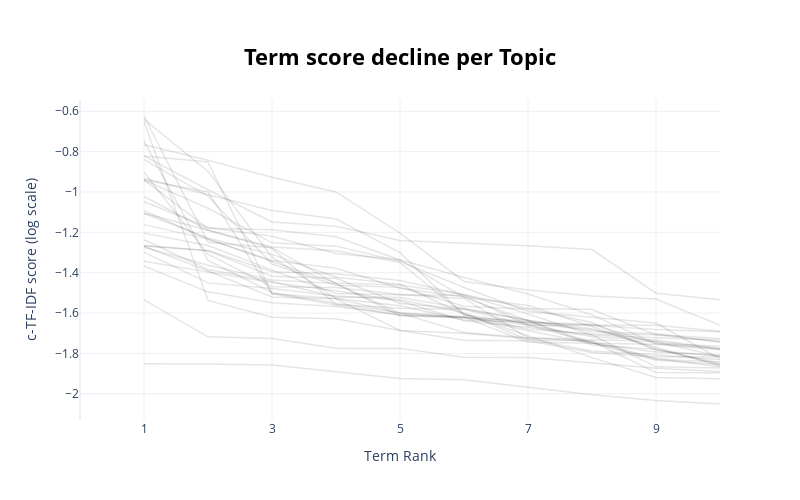

This figure's notebook cell:
### Code cell
topic_model.visualize_term_rank(log_scale=True)

### Figure 1 — Plotly figure (JSON) as saved in the notebook; plotly's stock layout.template omitted (floating-point values rounded to 4 significant figures)
{"data": [{"hovertext": "<b>Topic -1</b>:health_disease_patient_infection_c", "line": {"color": "black", "width": 1.5}, "mode": "lines+lines", "name": "", "opacity": 0.1, "type": "scatter", "x": [1, 2, 3, 4, 5, 6, 7, 8, 9, 10], "y": [-1.851, -1.852, -1.857, -1.891, -1.925, -1.931, -1.968, -2.005, -2.034, -2.051]}, {"hovertext": "<b>Topic 0</b>:death_spread_transmission_mortality", "line": {"color": "black", "width": 1.5}, "mode": "lines+lines", "name": "", "opacity": 0.1, "type": "scatter", "x": [1, 2, 3, 4, 5, 6, 7, 8, 9, 10], "y": [-1.535, -1.718, -1.726, -1.774, -1.775, -1.819, -1.82, -1.846, -1.873, -1.89]}, {"hovertext": "<b>Topic 1</b>:protein_receptor_spike_virus_gene_v", "line": {"color": "black", "width": 1.5}, "mode": "lines+lines", "name": "", "opacity": 0.1, "type": "scatter", "x": [1, 2, 3, 4, 5, 6, 7, 8, 9, 10], "y": [-1.298, -1.451, -1.479, -1.515, -1.534, -1.599, -1.733, -1.737, -1.825, -1.866]}, {"hovertext": "<b>Topic 2</b>:anxiety_depression_stress_symptom_s", "line": {"color": "black", "width": 1.5}, "mode": "lines+lines", "name": "", "opacity": 0.1, "type": "scatter", "x": [1, 2, 3, 4, 5, 6, 7, 8, 9, 10], "y": [-1.023, -1.19, -1.279, -1.558, -1.576, -1.581, -1.635, -1.693, -1.702, -1.744]}, {"hovertext": "<b>Topic 3</b>:test_antibody_detection_sample_sens", "line": {"color": "black", "width": 1.5}, "mode": "lines+lines", "name": "", "opacity": 0.1, "type": "scatter", "x": [1, 2, 3, 4, 5, 6, 7, 8, 9, 10], "y": [-1.106, -1.189, -1.272, -1.291, -1.35, -1.605, -1.714, -1.821, -1.919, -1.925]}, {"hovertext": "<b>Topic 4</b>:protease_inhibitor_target_molecule_", "line": {"color": "black", "width": 1.5}, "mode": "lines+lines", "name": "", "opacity": 0.1, "type": "scatter", "x": [1, 2, 3, 4, 5, 6, 7, 8, 9, 10], "y": [-1.106, -1.228, -1.309, -1.422, -1.458, -1.607, -1.652, -1.683, -1.743, -1.816]}, {"hovertext": "<b>Topic 5</b>:tourism_crisis_economy_policy_gover", "line": {"color": "black", "width": 1.5}, "mode": "lines+lines", "name": "", "opacity": 0.1, "type": "scatter", "x": [1, 2, 3, 4, 5, 6, 7, 8, 9, 10], "y": [-1.344, -1.395, -1.449, -1.49, -1.541, -1.638, -1.671, -1.709, -1.867, -1.872]}, {"hovertext": "<b>Topic 6</b>:student_education_school_learn_teac", "line": {"color": "black", "width": 1.5}, "mode": "lines+lines", "name": "", "opacity": 0.1, "type": "scatter", "x": [1, 2, 3, 4, 5, 6, 7, 8, 9, 10], "y": [-0.9412, -1.081, -1.252, -1.268, -1.345, -1.474, -1.592, -1.621, -1.65, -1.827]}, {"hovertext": "<b>Topic 7</b>:pneumonia_lung_chest_opacity_diagno", "line": {"color": "black", "width": 1.5}, "mode": "lines+lines", "name": "", "opacity": 0.1, "type": "scatter", "x": [1, 2, 3, 4, 5, 6, 7, 8, 9, 10], "y": [-1.162, -1.234, -1.345, -1.451, -1.461, -1.508, -1.578, -1.582, -1.708, -1.744]}, {"hovertext": "<b>Topic 8</b>:mortality_outcome_hospital_death_sc", "line": {"color": "black", "width": 1.5}, "mode": "lines+lines", "name": "", "opacity": 0.1, "type": "scatter", "x": [1, 2, 3, 4, 5, 6, 7, 8, 9, 10], "y": [-1.367, -1.495, -1.549, -1.568, -1.61, -1.62, -1.647, -1.655, -1.752, -1.765]}, {"hovertext": "<b>Topic 9</b>:government_election_crisis_debt_min", "line": {"color": "black", "width": 1.5}, "mode": "lines+lines", "name": "", "opacity": 0.1, "type": "scatter", "x": [1, 2, 3, 4, 5, 6, 7, 8, 9, 10], "y": [-1.269, -1.392, -1.52, -1.53, -1.687, -1.735, -1.738, -1.796, -1.818, -1.818]}, {"hovertext": "<b>Topic 10</b>:hydroxychloroquine_chloroquine_tri", "line": {"color": "black", "width": 1.5}, "mode": "lines+lines", "name": "", "opacity": 0.1, "type": "scatter", "x": [1, 2, 3, 4, 5, 6, 7, 8, 9, 10], "y": [-0.9408, -1.18, -1.187, -1.222, -1.337, -1.522, -1.639, -1.759, -1.779, -1.849]}, {"hovertext": "<b>Topic 11</b>:mask_respirator_decontamination_dr", "line": {"color": "black", "width": 1.5}, "mode": "lines+lines", "name": "", "opacity": 0.1, "type": "scatter", "x": [1, 2, 3, 4, 5, 6, 7, 8, 9, 10], "y": [-0.8384, -1.02, -1.357, -1.463, -1.472, -1.566, -1.58, -1.647, -1.786, -1.815]}, {"hovertext": "<b>Topic 12</b>:ards_cytokine_respiratory_lung_acu", "line": {"color": "black", "width": 1.5}, "mode": "lines+lines", "name": "", "opacity": 0.1, "type": "scatter", "x": [1, 2, 3, 4, 5, 6, 7, 8, 9, 10], "y": [-1.093, -1.234, -1.34, -1.378, -1.477, -1.519, -1.563, -1.666, -1.778, -1.856]}, {"hovertext": "<b>Topic 13</b>:perception_attitude_compliance_pra", "line": {"color": "black", "width": 1.5}, "mode": "lines+lines", "name": "", "opacity": 0.1, "type": "scatter", "x": [1, 2, 3, 4, 5, 6, 7, 8, 9, 10], "y": [-1.266, -1.29, -1.395, -1.406, -1.439, -1.509, -1.605, -1.709, -1.722, -1.734]}, {"hovertext": "<b>Topic 14</b>:care_surgeon_service_hospital_prac", "line": {"color": "black", "width": 1.5}, "mode": "lines+lines", "name": "", "opacity": 0.1, "type": "scatter", "x": [1, 2, 3, 4, 5, 6, 7, 8, 9, 10], "y": [-1.237, -1.384, -1.444, -1.521, -1.523, -1.577, -1.637, -1.748, -1.834, -1.855]}, {"hovertext": "<b>Topic 15</b>:patient_symptom_hospital_fever_cou", "line": {"color": "black", "width": 1.5}, "mode": "lines+lines", "name": "", "opacity": 0.1, "type": "scatter", "x": [1, 2, 3, 4, 5, 6, 7, 8, 9, 10], "y": [-1.274, -1.363, -1.436, -1.454, -1.614, -1.62, -1.744, -1.749, -1.793, -1.809]}, {"hovertext": "<b>Topic 16</b>:china_respiratory_virus_sars_syndr", "line": {"color": "black", "width": 1.5}, "mode": "lines+lines", "name": "", "opacity": 0.1, "type": "scatter", "x": [1, 2, 3, 4, 5, 6, 7, 8, 9, 10], "y": [-1.204, -1.265, -1.387, -1.503, -1.51, -1.514, -1.659, -1.718, -1.733, -1.776]}, {"hovertext": "<b>Topic 17</b>:salvador_debt_complicate_worsen_pr", "line": {"color": "black", "width": 1.5}, "mode": "lines+lines", "name": "", "opacity": 0.1, "type": "scatter", "x": [1, 2, 3, 4, 5, 6, 7, 8, 9, 10], "y": [-1.266, -1.292, -1.418, -1.428, -1.553, -1.58, -1.661, -1.661, -1.661, -1.691]}, {"hovertext": "<b>Topic 18</b>:tweet_twitter_news_topic_misinform", "line": {"color": "black", "width": 1.5}, "mode": "lines+lines", "name": "", "opacity": 0.1, "type": "scatter", "x": [1, 2, 3, 4, 5, 6, 7, 8, 9, 10], "y": [-1.049, -1.176, -1.22, -1.305, -1.336, -1.424, -1.505, -1.609, -1.753, -1.777]}, {"hovertext": "<b>Topic 19</b>:pregnancy_mother_birth_trimester_p", "line": {"color": "black", "width": 1.5}, "mode": "lines+lines", "name": "", "opacity": 0.1, "type": "scatter", "x": [1, 2, 3, 4, 5, 6, 7, 8, 9, 10], "y": [-0.9025, -1.309, -1.47, -1.473, -1.508, -1.528, -1.722, -1.731, -1.742, -1.778]}, {"hovertext": "<b>Topic 20</b>:telemedicine_telehealth_provider_h", "line": {"color": "black", "width": 1.5}, "mode": "lines+lines", "name": "", "opacity": 0.1, "type": "scatter", "x": [1, 2, 3, 4, 5, 6, 7, 8, 9, 10], "y": [-0.8215, -0.8511, -1.504, -1.56, -1.61, -1.625, -1.638, -1.678, -1.77, -1.862]}, {"hovertext": "<b>Topic 21</b>:cancer_treatment_oncology_delay_ch", "line": {"color": "black", "width": 1.5}, "mode": "lines+lines", "name": "", "opacity": 0.1, "type": "scatter", "x": [1, 2, 3, 4, 5, 6, 7, 8, 9, 10], "y": [-0.6234, -1.249, -1.276, -1.455, -1.601, -1.696, -1.722, -1.741, -1.894, -1.896]}, {"hovertext": "<b>Topic 22</b>:temperature_humidity_weather_city_", "line": {"color": "black", "width": 1.5}, "mode": "lines+lines", "name": "", "opacity": 0.1, "type": "scatter", "x": [1, 2, 3, 4, 5, 6, 7, 8, 9, 10], "y": [-0.6389, -0.898, -1.323, -1.529, -1.6, -1.617, -1.688, -1.749, -1.755, -1.782]}, {"hovertext": "<b>Topic 23</b>:trial_treatment_register_outcome_t", "line": {"color": "black", "width": 1.5}, "mode": "lines+lines", "name": "", "opacity": 0.1, "type": "scatter", "x": [1, 2, 3, 4, 5, 6, 7, 8, 9, 10], "y": [-0.7484, -1.339, -1.498, -1.552, -1.6, -1.624, -1.659, -1.746, -1.829, -1.842]}, {"hovertext": "<b>Topic 24</b>:child_symptom_kawasaki_fever_disea", "line": {"color": "black", "width": 1.5}, "mode": "lines+lines", "name": "", "opacity": 0.1, "type": "scatter", "x": [1, 2, 3, 4, 5, 6, 7, 8, 9, 10], "y": [-0.6506, -1.538, -1.621, -1.629, -1.687, -1.701, -1.728, -1.788, -1.806, -1.832]}, {"hovertext": "<b>Topic 25</b>:brazil_venezuela_colombia_ecuador_", "line": {"color": "black", "width": 1.5}, "mode": "lines+lines", "name": "", "opacity": 0.1, "type": "scatter", "x": [1, 2, 3, 4, 5, 6, 7, 8, 9, 10], "y": [-0.8215, -0.9889, -1.149, -1.17, -1.24, -1.251, -1.266, -1.285, -1.502, -1.534]}, {"hovertext": "<b>Topic 26</b>:taste_smell_olfactory_anosmia_symp", "line": {"color": "black", "width": 1.5}, "mode": "lines+lines", "name": "", "opacity": 0.1, "type": "scatter", "x": [1, 2, 3, 4, 5, 6, 7, 8, 9, 10], "y": [-0.7662, -0.8424, -0.9265, -0.9996, -1.204, -1.443, -1.485, -1.515, -1.53, -1.661]}, {"hovertext": "<b>Topic 27</b>:ethnicity_disparity_race_minority_", "line": {"color": "black", "width": 1.5}, "mode": "lines+lines", "name": "", "opacity": 0.1, "type": "scatter", "x": [1, 2, 3, 4, 5, 6, 7, 8, 9, 10], "y": [-0.9316, -1.014, -1.091, -1.134, -1.301, -1.608, -1.68, -1.704, -1.707, -1.726]}, {"hovertext": "<b>Topic 28</b>:coagulation_thrombosis_thrombocyto", "line": {"color": "black", "width": 1.5}, "mode": "lines+lines", "name": "", "opacity": 0.1, "type": "scatter", "x": [1, 2, 3, 4, 5, 6, 7, 8, 9, 10], "y": [-0.9412, -0.9992, -1.504, -1.528, -1.564, -1.635, -1.645, -1.661, -1.682, -1.693]}], "layout": {"height": 500, "hoverlabel": {"bgcolor": "white", "font": {"family": "Rockwell", "size": 16}}, "showlegend": false, "title": {"font": {"color": "Black", "size": 22}, "text": "<b>Term score decline per Topic</b>", "x": 0.5, "xanchor": "center", "y": 0.9, "yanchor": "top"}, "width": 800, "xaxis": {"dtick": 2, "range": [0, 10], "tick0": 1, "title": {"text": "Term Rank"}}, "yaxis": {"title": {"text": "c-TF-IDF score (log scale)"}}}}
